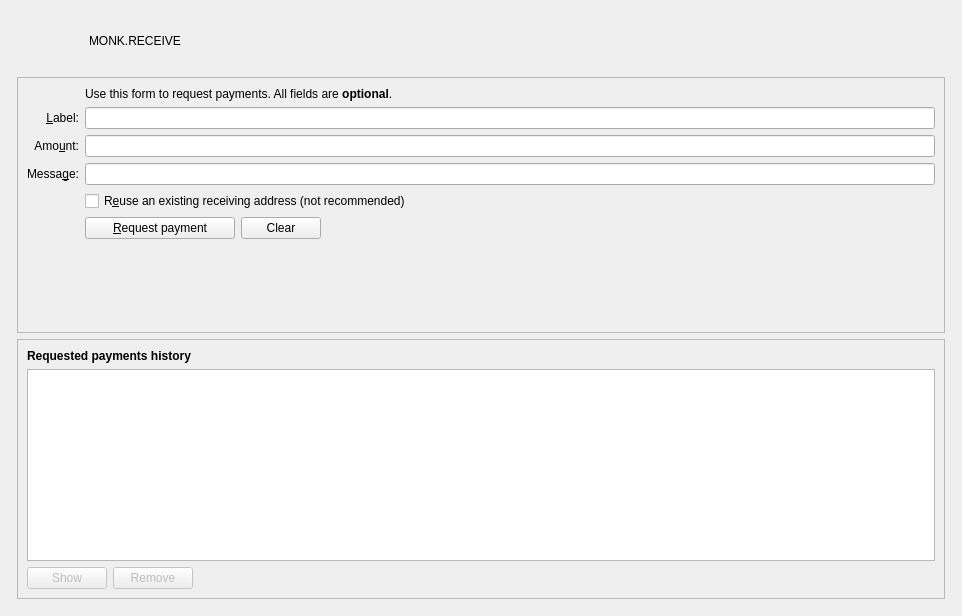
<?xml version="1.0" encoding="UTF-8"?>
<ui version="4.0">
 <class>ReceiveCoinsDialog</class>
 <widget class="QWidget" name="ReceiveCoinsDialog">
  <property name="geometry">
   <rect>
    <x>0</x>
    <y>0</y>
    <width>962</width>
    <height>616</height>
   </rect>
  </property>
  <layout class="QVBoxLayout" name="verticalLayout" stretch="0">
   <item>
    <layout class="QVBoxLayout" name="verticalLayout_Master" stretch="0,1">
     <property name="spacing">
      <number>0</number>
     </property>
     <item>
      <widget class="QFrame" name="frame_Header">
       <layout class="QVBoxLayout" name="verticalLayout_8">
        <property name="leftMargin">
         <number>0</number>
        </property>
        <property name="topMargin">
         <number>0</number>
        </property>
        <property name="rightMargin">
         <number>0</number>
        </property>
        <property name="bottomMargin">
         <number>0</number>
        </property>
        <item>
         <layout class="QHBoxLayout" name="horizontalLayout_Header" stretch="0,1,0">
          <item>
           <widget class="QLabel" name="labelOverviewHeaderLogo">
            <property name="minimumSize">
             <size>
              <width>72</width>
              <height>60</height>
             </size>
            </property>
            <property name="maximumSize">
             <size>
              <width>72</width>
              <height>60</height>
             </size>
            </property>
            <property name="font">
             <font>
              <pointsize>14</pointsize>
             </font>
            </property>
            <property name="text">
             <string/>
            </property>
           </widget>
          </item>
          <item>
           <widget class="QLabel" name="labelOverviewHeaderLeft">
            <property name="text">
             <string>MONK.RECEIVE</string>
            </property>
           </widget>
          </item>
          <item>
           <spacer name="horizontalSpacer_3">
            <property name="orientation">
             <enum>Qt::Horizontal</enum>
            </property>
            <property name="sizeHint" stdset="0">
             <size>
              <width>40</width>
              <height>20</height>
             </size>
            </property>
           </spacer>
          </item>
         </layout>
        </item>
       </layout>
      </widget>
     </item>
     <item>
      <widget class="QFrame" name="frame_BG">
       <layout class="QVBoxLayout" name="verticalLayout_5">
        <property name="leftMargin">
         <number>6</number>
        </property>
        <property name="topMargin">
         <number>6</number>
        </property>
        <property name="rightMargin">
         <number>6</number>
        </property>
        <property name="bottomMargin">
         <number>6</number>
        </property>
        <item>
         <widget class="QFrame" name="frame2">
          <property name="sizePolicy">
           <sizepolicy hsizetype="Preferred" vsizetype="Expanding">
            <horstretch>0</horstretch>
            <verstretch>0</verstretch>
           </sizepolicy>
          </property>
          <property name="frameShape">
           <enum>QFrame::StyledPanel</enum>
          </property>
          <property name="frameShadow">
           <enum>QFrame::Sunken</enum>
          </property>
          <layout class="QVBoxLayout" name="verticalLayout_3">
           <item>
            <layout class="QGridLayout" name="gridLayout">
             <item row="7" column="2">
              <widget class="QCheckBox" name="reuseAddress">
               <property name="toolTip">
                <string>Reuse one of the previously used receiving addresses.&lt;br&gt;Reusing addresses has security and privacy issues.&lt;br&gt;Do not use this unless re-generating a payment request made before.</string>
               </property>
               <property name="text">
                <string>R&amp;euse an existing receiving address (not recommended)</string>
               </property>
              </widget>
             </item>
             <item row="7" column="0">
              <widget class="QLabel" name="label_4">
               <property name="text">
                <string/>
               </property>
              </widget>
             </item>
             <item row="6" column="0">
              <widget class="QLabel" name="label_3">
               <property name="toolTip">
                <string>An optional message to attach to the payment request, which will be displayed when the request is opened. Note: The message will not be sent with the payment over the Monkey network.</string>
               </property>
               <property name="text">
                <string>Messa&amp;ge:</string>
               </property>
               <property name="alignment">
                <set>Qt::AlignRight|Qt::AlignTrailing|Qt::AlignVCenter</set>
               </property>
               <property name="buddy">
                <cstring>reqMessage</cstring>
               </property>
              </widget>
             </item>
             <item row="4" column="2">
              <widget class="QLineEdit" name="reqLabel">
               <property name="toolTip">
                <string>An optional label to associate with the new receiving address.</string>
               </property>
              </widget>
             </item>
             <item row="6" column="2">
              <widget class="QLineEdit" name="reqMessage">
               <property name="toolTip">
                <string>An optional message to attach to the payment request, which will be displayed when the request is opened.&lt;br&gt;Note: The message will not be sent with the payment over the Monkey network.</string>
               </property>
              </widget>
             </item>
             <item row="2" column="2">
              <widget class="QLabel" name="label_5">
               <property name="text">
                <string>Use this form to request payments. All fields are &lt;b&gt;optional&lt;/b&gt;.</string>
               </property>
              </widget>
             </item>
             <item row="4" column="0">
              <widget class="QLabel" name="label_2">
               <property name="toolTip">
                <string>An optional label to associate with the new receiving address.</string>
               </property>
               <property name="text">
                <string>&amp;Label:</string>
               </property>
               <property name="alignment">
                <set>Qt::AlignRight|Qt::AlignTrailing|Qt::AlignVCenter</set>
               </property>
               <property name="buddy">
                <cstring>reqLabel</cstring>
               </property>
              </widget>
             </item>
             <item row="5" column="0">
              <widget class="QLabel" name="label">
               <property name="toolTip">
                <string>An optional amount to request. Leave this empty or zero to not request a specific amount.</string>
               </property>
               <property name="text">
                <string>Amo&amp;unt:</string>
               </property>
               <property name="alignment">
                <set>Qt::AlignRight|Qt::AlignTrailing|Qt::AlignVCenter</set>
               </property>
               <property name="buddy">
                <cstring>reqAmount</cstring>
               </property>
              </widget>
             </item>
             <item row="5" column="2">
              <widget class="BitcoinAmountField" name="reqAmount">
               <property name="minimumSize">
                <size>
                 <width>80</width>
                 <height>0</height>
                </size>
               </property>
               <property name="toolTip">
                <string>An optional amount to request. Leave this empty or zero to not request a specific amount.</string>
               </property>
              </widget>
             </item>
             <item row="8" column="0">
              <widget class="QLabel" name="label_7">
               <property name="text">
                <string/>
               </property>
              </widget>
             </item>
             <item row="8" column="2">
              <layout class="QHBoxLayout" name="horizontalLayout">
               <item>
                <widget class="QPushButton" name="receiveButton">
                 <property name="enabled">
                  <bool>true</bool>
                 </property>
                 <property name="minimumSize">
                  <size>
                   <width>150</width>
                   <height>0</height>
                  </size>
                 </property>
                 <property name="styleSheet">
                  <string notr="true">QPushButton{qproperty-icon: url(&quot; &quot;);image: url(:/icons/confirm);}
QPushButton:hover{image: url(:/icons/confirm_hover);}
QPushButton:pressed{image: url(:/icons/confirm);}</string>
                 </property>
                 <property name="text">
                  <string>&amp;Request payment</string>
                 </property>
                 <property name="iconSize">
                  <size>
                   <width>32</width>
                   <height>16</height>
                  </size>
                 </property>
                 <property name="flat">
                  <bool>false</bool>
                 </property>
                </widget>
               </item>
               <item>
                <widget class="QPushButton" name="clearButton">
                 <property name="sizePolicy">
                  <sizepolicy hsizetype="Minimum" vsizetype="Fixed">
                   <horstretch>0</horstretch>
                   <verstretch>0</verstretch>
                  </sizepolicy>
                 </property>
                 <property name="toolTip">
                  <string>Clear all fields of the form.</string>
                 </property>
                 <property name="styleSheet">
                  <string notr="true">QPushButton{qproperty-icon: url(&quot; &quot;);image: url(:/icons/remove);}
QPushButton:hover{image: url(:/icons/remove_black);}
QPushButton:pressed{image: url(:/icons/remove);}</string>
                 </property>
                 <property name="text">
                  <string>Clear</string>
                 </property>
                 <property name="iconSize">
                  <size>
                   <width>32</width>
                   <height>16</height>
                  </size>
                 </property>
                 <property name="autoDefault">
                  <bool>false</bool>
                 </property>
                </widget>
               </item>
               <item>
                <spacer name="horizontalSpacer">
                 <property name="orientation">
                  <enum>Qt::Horizontal</enum>
                 </property>
                 <property name="sizeHint" stdset="0">
                  <size>
                   <width>40</width>
                   <height>20</height>
                  </size>
                 </property>
                </spacer>
               </item>
              </layout>
             </item>
             <item row="9" column="2">
              <spacer name="verticalSpacer">
               <property name="orientation">
                <enum>Qt::Vertical</enum>
               </property>
               <property name="sizeHint" stdset="0">
                <size>
                 <width>20</width>
                 <height>40</height>
                </size>
               </property>
              </spacer>
             </item>
            </layout>
           </item>
          </layout>
         </widget>
        </item>
        <item>
         <widget class="QFrame" name="frame">
          <property name="sizePolicy">
           <sizepolicy hsizetype="Preferred" vsizetype="Expanding">
            <horstretch>0</horstretch>
            <verstretch>0</verstretch>
           </sizepolicy>
          </property>
          <property name="frameShape">
           <enum>QFrame::StyledPanel</enum>
          </property>
          <property name="frameShadow">
           <enum>QFrame::Raised</enum>
          </property>
          <layout class="QVBoxLayout" name="verticalLayout_2">
           <item>
            <widget class="QLabel" name="labelRequestedPaymentsHistory">
             <property name="font">
              <font>
               <weight>75</weight>
               <bold>true</bold>
              </font>
             </property>
             <property name="text">
              <string>Requested payments history</string>
             </property>
            </widget>
           </item>
           <item>
            <widget class="QTableView" name="recentRequestsView">
             <property name="palette">
              <palette>
               <active>
                <colorrole role="Text">
                 <brush brushstyle="SolidPattern">
                  <color alpha="255">
                   <red>51</red>
                   <green>51</green>
                   <blue>51</blue>
                  </color>
                 </brush>
                </colorrole>
               </active>
               <inactive>
                <colorrole role="Text">
                 <brush brushstyle="SolidPattern">
                  <color alpha="255">
                   <red>51</red>
                   <green>51</green>
                   <blue>51</blue>
                  </color>
                 </brush>
                </colorrole>
               </inactive>
               <disabled>
                <colorrole role="Text">
                 <brush brushstyle="SolidPattern">
                  <color alpha="255">
                   <red>85</red>
                   <green>85</green>
                   <blue>85</blue>
                  </color>
                 </brush>
                </colorrole>
               </disabled>
              </palette>
             </property>
             <property name="contextMenuPolicy">
              <enum>Qt::CustomContextMenu</enum>
             </property>
             <property name="tabKeyNavigation">
              <bool>false</bool>
             </property>
             <property name="sortingEnabled">
              <bool>true</bool>
             </property>
            </widget>
           </item>
           <item>
            <layout class="QHBoxLayout" name="horizontalLayout_2">
             <item>
              <widget class="QPushButton" name="showRequestButton">
               <property name="enabled">
                <bool>false</bool>
               </property>
               <property name="toolTip">
                <string>Show the selected request (does the same as double clicking an entry)</string>
               </property>
               <property name="styleSheet">
                <string notr="true">QPushButton{qproperty-icon: url(&quot; &quot;);image: url(:/icons/edit);}
QPushButton:hover{image: url(:/icons/edit_black);}
QPushButton:pressed{image: url(:/icons/edit);}
QPushButton:disabled{image: url(:/icons/edit_disabled);}</string>
               </property>
               <property name="text">
                <string>Show</string>
               </property>
               <property name="iconSize">
                <size>
                 <width>32</width>
                 <height>16</height>
                </size>
               </property>
               <property name="autoDefault">
                <bool>false</bool>
               </property>
              </widget>
             </item>
             <item>
              <widget class="QPushButton" name="removeRequestButton">
               <property name="enabled">
                <bool>false</bool>
               </property>
               <property name="toolTip">
                <string>Remove the selected entries from the list</string>
               </property>
               <property name="styleSheet">
                <string notr="true">QPushButton{qproperty-icon: url(&quot; &quot;);image: url(:/icons/remove);}
QPushButton:hover{image: url(:/icons/remove_black);}
QPushButton:pressed{image: url(:/icons/remove);}
QPushButton:disabled{image: url(:/icons/remove_disabled);}</string>
               </property>
               <property name="text">
                <string>Remove</string>
               </property>
               <property name="iconSize">
                <size>
                 <width>32</width>
                 <height>16</height>
                </size>
               </property>
               <property name="autoDefault">
                <bool>false</bool>
               </property>
              </widget>
             </item>
             <item>
              <spacer name="horizontalSpacer_2">
               <property name="orientation">
                <enum>Qt::Horizontal</enum>
               </property>
               <property name="sizeHint" stdset="0">
                <size>
                 <width>40</width>
                 <height>20</height>
                </size>
               </property>
              </spacer>
             </item>
            </layout>
           </item>
          </layout>
         </widget>
        </item>
       </layout>
      </widget>
     </item>
    </layout>
   </item>
  </layout>
 </widget>
 <customwidgets>
  <customwidget>
   <class>BitcoinAmountField</class>
   <extends>QLineEdit</extends>
   <header>bitcoinamountfield.h</header>
   <container>1</container>
  </customwidget>
 </customwidgets>
 <tabstops>
  <tabstop>reqLabel</tabstop>
  <tabstop>reqAmount</tabstop>
  <tabstop>reqMessage</tabstop>
  <tabstop>reuseAddress</tabstop>
  <tabstop>receiveButton</tabstop>
  <tabstop>clearButton</tabstop>
  <tabstop>recentRequestsView</tabstop>
  <tabstop>showRequestButton</tabstop>
  <tabstop>removeRequestButton</tabstop>
 </tabstops>
 <resources>
  <include location="../monkey.qrc"/>
 </resources>
 <connections/>
</ui>
